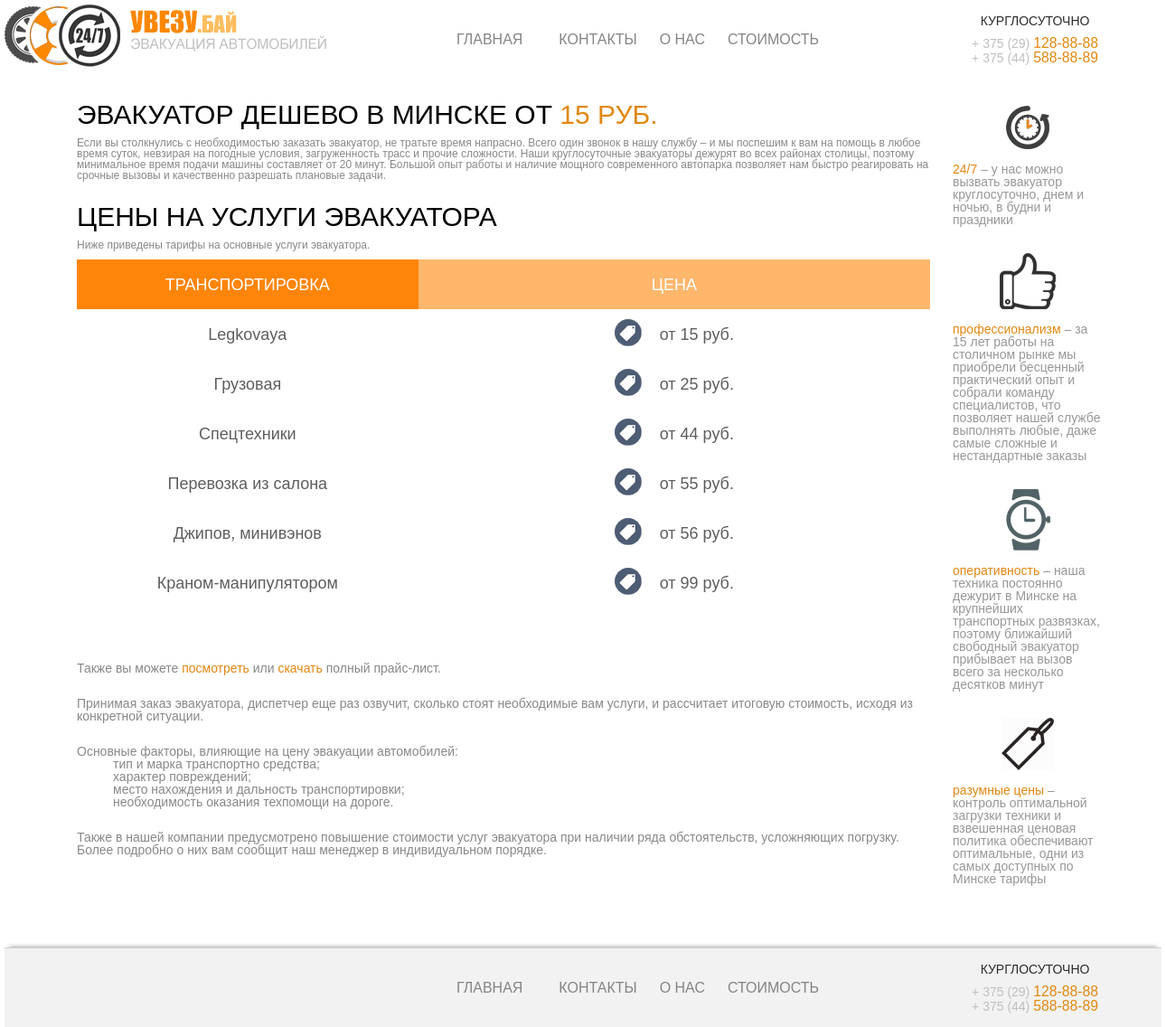
/pricelist/, run on the app's committed database.
### news/models.py (models this page shows)
class PriceList(models.Model):
    transp_type = models.CharField(max_length=50)
    price = models.IntegerField(default=0)

### news/views.py (the view)
# urls.py: url(r'pricelist/(?P<pk>[0-9]+)?', views.PriceListView.as_view(),
class PriceListView(generic.ListView):
    template_name = 'news/pricelist.html'
    context_object_name = 'price_list'
    def get_queryset(self):
        return PriceList.objects.order_by('price')

### news/templates/news/pricelist.html
{% extends 'news/base.html' %}
{% block content %}
 <article>
   <h2>Эвакуатор дешево в Минске от <span>15 РУБ.</span></h2>
   <p>Если вы столкнулись с необходимостью заказать эвакуатор, не тратьте время напрасно.
      Всего один звонок в нашу службу – и мы поспешим к вам на помощь в любое время суток, невзирая на
      погодные условия, загруженность трасс и прочие сложности. Наши круглосуточные эвакуаторы дежурят во
      всех районах столицы, поэтому минимальное время подачи машины составляет от 20 минут. Большой опыт работы
      и наличие мощного современного автопарка позволяет нам быстро реагировать на срочные вызовы и качественно
      разрешать плановые задачи.</p>
 </article>
 <article>
   <h2>Цены на услуги эвакуатора</h2>
   <p>Ниже приведены тарифы на основные услуги эвакуатора.</p>
    <table>
      <tr>
          <th>Транспортировка</th>
          <th>Цена</th>
      </tr>
      {% if price_list %}
        {% for pr in price_list %}
          <tr>
            <td>{{ pr.transp_type }}</td>
            <td>от {{ pr.price }} руб.</td>
          </tr>
        {% endfor %}
      {% endif %}
    </table>
    <p class="descr-block">
      Также вы можете <a href="#"><span>посмотреть</span></a> или <a href="#"><span>скачать</span></a> полный прайс-лист.
    </p>
    <p class="descr-block">
      Принимая заказ эвакуатора, диспетчер еще раз озвучит, сколько стоят необходимые вам услуги,
      и рассчитает итоговую стоимость, исходя из конкретной ситуации.
    </p>
    <p class="descr-block">
      Основные факторы, влияющие на цену эвакуации автомобилей:<br>
      <span class="description">тип и марка транспортно средства;<br></span>
      <span class="description">характер повреждений;<br></span>
      <span class="description">место нахождения и дальность транспортировки;<br></span>
      <span class="description">необходимость оказания техпомощи на дороге.<br></span>
    </p>
    <p class="descr-block">
      Также в нашей компании предусмотрено повышение стоимости услуг эвакуатора при наличии ряда
      обстоятельств, усложняющих погрузку. Более подробно о них вам сообщит наш менеджер
      в индивидуальном порядке.
    </p>
  </article>
{% endblock %}

### news/static/news/styles/style.css (style rules this page uses)
html, body, div, span, applet, object, iframe, h1, h2, h3, h4, h5, h6, p, blockquote, pre, a, abbr, acronym, address, big, cite, code, del, dfn, em, img, ins, kbd, q, s, samp, small, strike, strong, sub, sup, tt, var, b, u, i, center, dl, dt, dd, ol, ul, li, fieldset, form, label, legend, table, caption, tbody, tfoot, thead, tr, th, td, article, aside, canvas, details, embed, figure, figcaption, footer, header, hgroup, menu, nav, output, ruby, section, summary, time, mark, audio, video { margin: 0; padding: 0; border: 0; font-size: 100%; font: inherit; vertical-align: baseline; }
article, aside, details, figcaption, figure, footer, header, hgroup, menu, nav, section { display: block; }
body { line-height: 1; }
table { border-collapse: collapse; border-spacing: 0; }
span { color: #e18711; }
html { height: 100%; box-sizing: border-box; }
body { position: relative; margin: 0 auto; padding-bottom: 87px; width: 1280px; min-height: 100%; }
main .content section article { font-family: segoe-ui-bold, Arial, sans-serif; }
main .content section article:nth-child(2) p { margin-bottom: 10px; }
main .content section article h2 { margin-top: 25px; margin-bottom: 10px; font-size: 1.875em; text-transform: uppercase; }
main .content section article p { color: #888888; font-size: 0.75em; }
main .content section article table { margin-bottom: 60px; width: 100%; color: #5e5e5e; font-size: 1.125em; }
main .content section article table tr { display: -ms-grid; display: grid; -ms-grid-columns: 4fr 6fr; grid-template-columns: 4fr 6fr; }
main .content section article table tr td, main .content section article table tr th { display: -ms-flexbox; display: flex; height: 55px; -ms-flex-align: center; align-items: center; -ms-flex-pack: center; justify-content: center; }
main .content section article table tr th { color: #ffffff; text-transform: uppercase; }
main .content section article table tr th:nth-child(1) { background-color: #ff8509; }
main .content section article table tr th:nth-child(2) { background-color: #ffb76c; }
main .content section article table tr td:nth-child(2):before { margin-right: 20px; content: url(../images/marker.png); }
main .content section article a { text-decoration: none; }
main .content section article .descr-block { margin-top: 25px; font-size: 0.875em; }
main .content section article .descr-block .description { margin-left: 40px; color: inherit; }

### data on the page
PriceList: transp_type "Legkovaya", price "15"
PriceList: transp_type "Грузовая", price "25"
PriceList: transp_type "Спецтехники", price "44"
PriceList: transp_type "Перевозка из салона", price "55"
PriceList: transp_type "Джипов, минивэнов", price "56"
PriceList: transp_type "Краном-манипулятором", price "99"
